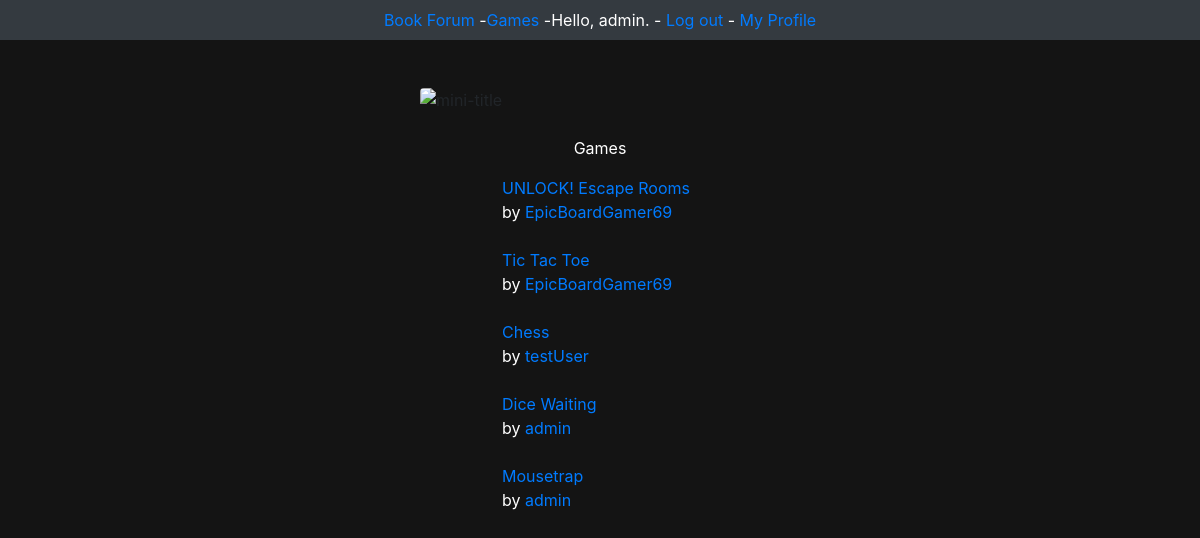
Page /games/ (signed in) on the committed database.
### users/models.py (models this page shows, shortened)
class User(AbstractBaseUser):
    username = models.CharField(max_length=50, unique=True)
    biography = models.CharField(max_length=300)
    is_staff = models.BooleanField(default=False)
    is_admin = models.BooleanField(default=False)
    date_joined = models.DateTimeField(auto_now_add=True)
    last_login = models.DateTimeField(auto_now=True)
    USERNAME_FIELD = 'username'
    objects = UserManager()  # Links this extended user class to its manager
    def __str__(self):
        return self.username

### main/models.py (models this page shows, shortened)
class Game(models.Model):
    name = models.CharField(max_length=80)
    description = models.CharField(max_length=500)
    owner = models.ForeignKey(User, on_delete=models.CASCADE)
    availability = models.BooleanField()
    date_added = models.DateTimeField(auto_now_add=True)
    date_modified = models.DateTimeField(auto_now=True)
    def __str__(self):
        return self.name

### main/views.py (the view)
# urls.py: path('games/', views.games, name='games'),
@login_required
def games(request):
    games = Game.objects.order_by('date_added')
    context = {'games': games}
    return render(request, 'main/games.html', context)

### main/templates/main/games.html
{% extends "main/base.html" %}
{% block content %}
<br>
<p class ="text-white text-center">Games</p>
<div class="d-flex">
    <ul class="list-inline mx-auto justify-content-center">
        {% for game in games %}
            <li class="list-inline-item text-white">
                <a href="{% url 'main:game' game.id %}">{{ game }}</a>
            </li>
            <a class="text-white "><br>by</a>
            <a href="{% url 'users:profile' game.owner.id %}" class = "text-primary">{{ game.owner }}</a>
            <br><br>
        {% empty %}
            <li>No games have been added yet :(</li>
        {% endfor %}
    </ul>
    </div>
{% endblock content %}

### main/templates/main/base.html (shortened to what this page needs)
<!DOCTYPE html>
<html lang="en">
<head>
<link rel="stylesheet" href="https://stackpath.bootstrapcdn.com/bootstrap/4.5.0/css/bootstrap.min.css">
<link rel="stylesheet" href="https://maxcdn.bootstrapcdn.com/font-awesome/4.7.0/css/font-awesome.min.css">
</head>
<nav class="navbar navbar-expand-sm bg-dark navbar-dark justify-content-center text-white">
  <ul class="navbar-nav">
    <li class="nav-item">
     <a href="{% url 'main:index' %}">Book Forum</a> -
    </li>
    <li class="nav-item">
      <a href="{% url 'main:games' %}">Games</a> -
    </li>
    <li class="nav-item">
    {% if user.is_authenticated %}
        Hello, {{ request.user.username }}. -
        <a href="{% url 'users:logout' %}">Log out</a> -
        <a href="{% url 'users:profile' request.user.id%}">My Profile</a>
    {% else %}
        <a href="{% url 'users:register' %}">Register</a> -
        <a href="{% url 'users:login' %}">Log in</a>
    {% endif %}
    </li>
  </ul>
</nav>
<br/><br/>
<div class="image">
<img src="https://i.ibb.co/Cnkng5M/mini-title.png" class="rounded mx-auto d-block"
     alt="mini-title" style="width:30%" </div>
{% block content %}{% endblock content %}

### rows in the picture
User: user.username "admin"
Game: name "UNLOCK! Escape Rooms", owner "EpicBoardGamer69"
Game: name "Tic Tac Toe", owner "EpicBoardGamer69"
Game: name "Chess", owner "testUser"
Game: name "Dice Waiting", owner "admin"
Game: name "Mousetrap", owner "admin"
